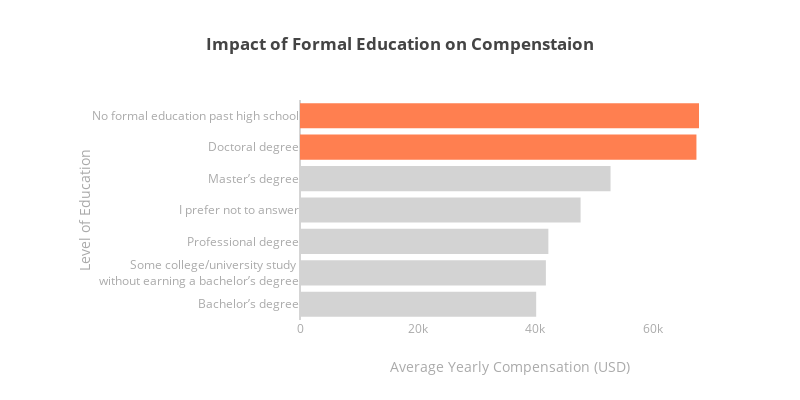

Notebook code for this chart:
### Markdown cell above
# Should you get formal education?
To earn more in this field you have either to go all the way up the formal education and get a Doctoral Degree, or you just don't get any formal education at all. It obviously doesn't mean that you should quit college, but that you are problable better off studying by yourself than attending a post-gratuation program.

### Code cell
# Calculates compensation per education level
barplot = personal_data.groupby(['education_level'], as_index=False)['yearly_compensation_numerical'].mean()
barplot['no_college'] = (barplot.education_level == 'No formal education past high school') | \
                        (barplot.education_level == 'Doctoral degree')

# creates a line break for better visualisation
barplot.education_level = barplot.education_level.str.replace('study without', 'study <br> without')

barplot.columns = ['y', 'x', 'no_college']
barplot = barplot.sort_values(by='x', ascending=True)
barplot['color'] = barplot.no_college.apply(lambda x: 'coral' if x else 'a')

# Add title and annotations
title_text = ['<b>Impact of Formal Education on Compenstaion</b><br>', 'Average Yearly Compensation (USD)', 'Level of Education']
annotations = []

generate_barplot(title_text, annotations, orient='h', lmarg=300)

### Figure 1 — Plotly figure (JSON) as saved in the notebook; plotly's stock layout.template omitted (floating-point values rounded to 4 significant figures)
{"data": [{"marker": {"color": "lightgray"}, "name": "lightgray", "orientation": "h", "type": "bar", "uid": "f247550c-431b-464f-8403-1625e78e0af1", "x": [40170.0, 41820.0, 42240.0, 47720.0, 52820.0], "y": ["Bachelor’s degree", "Some college/university study <br> without earning a bachelor’s degree", "Professional degree", "I prefer not to answer", "Master’s degree"]}, {"marker": {"color": "coral"}, "name": "coral", "orientation": "h", "type": "bar", "uid": "bd264098-9ab6-4c13-b55d-6755cdd17810", "x": [67430.0, 67860.0], "y": ["Doctoral degree", "No formal education past high school"]}], "layout": {"height": 400, "margin": {"l": 300}, "showlegend": false, "title": {"text": "<b>Impact of Formal Education on Compenstaion</b><br>"}, "width": 800, "xaxis": {"color": "#AAAAAA", "showgrid": false, "title": {"font": {"color": "#AAAAAA"}, "text": "Average Yearly Compensation (USD)"}}, "yaxis": {"color": "#AAAAAA", "showgrid": false, "title": {"font": {"color": "#AAAAAA"}, "text": "Level of Education"}}}}
